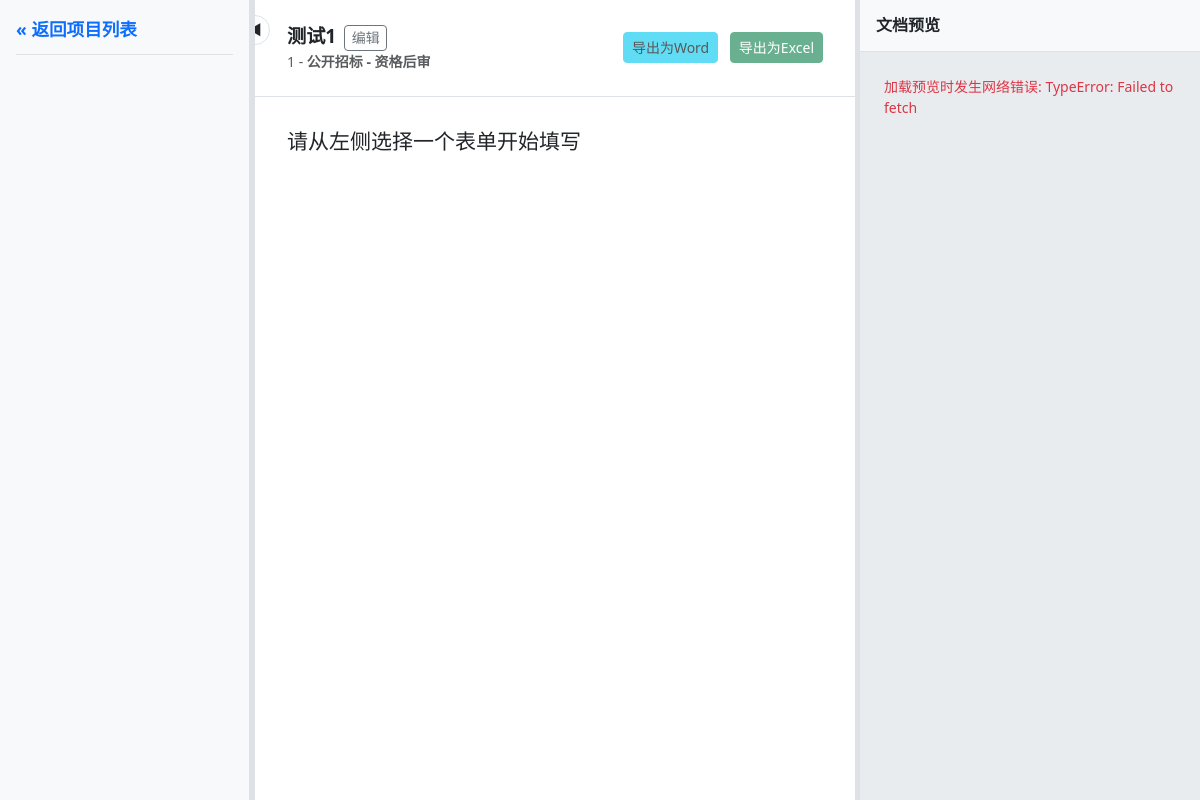
The page /projects/1 on the database as committed earlier.
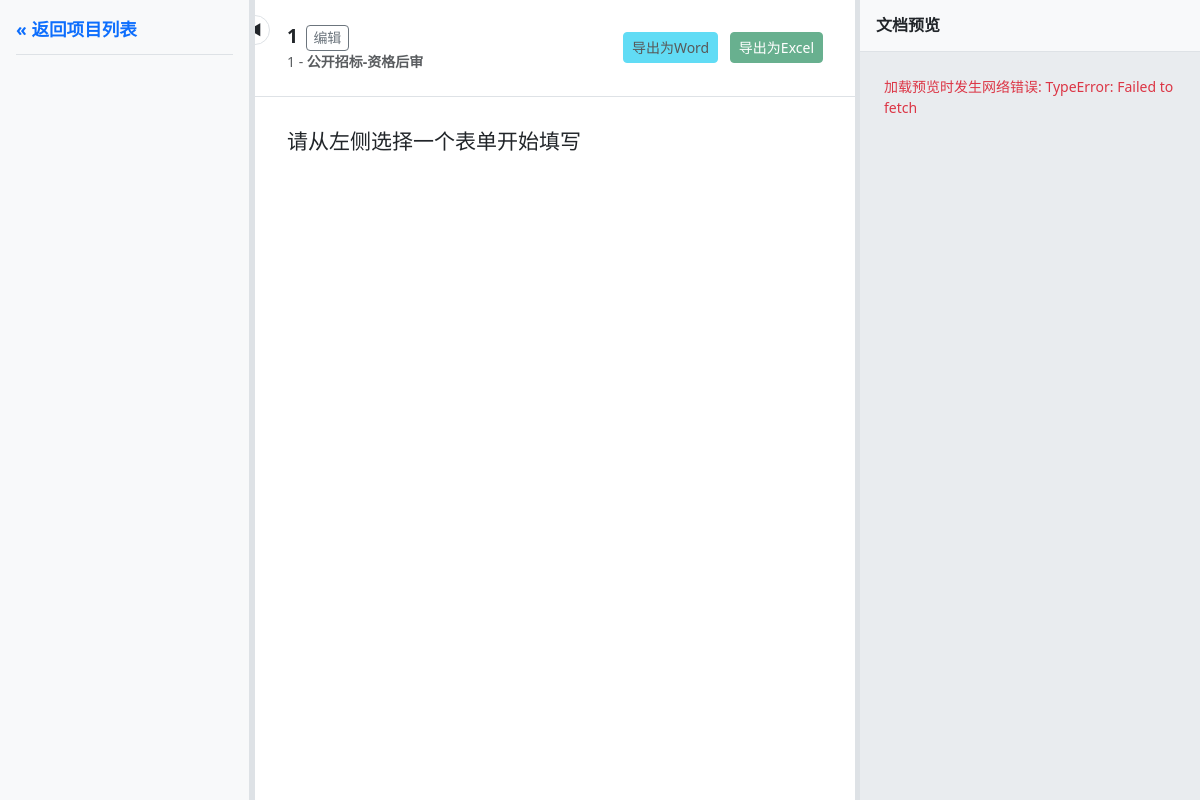
The same page on the database as committed later.
### app/models/project.py (models this page shows)
class Project(db.Model):
    id = db.Column(db.Integer, primary_key=True)
    name = db.Column(db.String(200), nullable=False)
    number = db.Column(db.String(100), nullable=False)
    procurement_method = db.Column(db.String(50), nullable=False)
    created_at = db.Column(db.DateTime, server_default=db.func.now())

### app/routes/main.py (the view)
@main_bp.route('/projects/<int:project_id>')
def route_project_detail(project_id):
    project = Project.query.get_or_404(project_id)
    return render_template('main/project.html', project=project)

### app/templates/main/project.html (shortened to what this page needs)
<!doctype html>
<html lang="zh-CN">
<head>
    <link href="https://cdn.jsdelivr.net/npm/bootstrap@5.3.3/dist/css/bootstrap.min.css" rel="stylesheet">
</head>
<body data-project-id="{{ project.id }}" data-procurement-method="{{ project.procurement_method }}">
    <div class="main-container">
        <aside class="sidebar">
            <div class="sidebar-header">
                <a href="/">« 返回项目列表</a>
            </div>
            <div class="sidebar-body">
            </div>
        </aside>
        <div class="resizer" id="resizer-1"></div>
        <main class="content">
            <div id="sidebar-toggle"></div>
            <div class="content-header">
                <div class="d-flex justify-content-between align-items-center">
                    <div>
                        <h1 class="mb-0" id="project-name-display">{{ project.name }}<button class="btn btn-outline-secondary btn-sm btn-edit" onclick="openEditModal()">编辑</button></h1>
                        <p class="text-muted mb-0"><span id="project-number-display">{{ project.number }}</span> - <span id="project-method-display" class="fw-bold">{{ project.procurement_method }}</span></p>
                    </div>
                    <div>
                        <button id="export-word-button" class="btn btn-info btn-sm" disabled onclick="exportWord()">导出为Word</button>
                        <button id="export-button" class="btn btn-success btn-sm ms-2" disabled onclick="exportProject()">导出为Excel</button>
                    </div>
                </div>
            </div>
            <div class="content-body">
                <div id="form-container">
                    <div class="d-flex justify-content-between align-items-center">
                        <h2 id="sheet-title">请从左侧选择一个表单开始填写</h2>
                    </div>
                </div>
            </div>
        </main>
        <div class="resizer" id="resizer-2"></div>
        <aside class="preview-pane">
            <div class="preview-header">
                <h4>文档预览</h4>
            </div>
            <div id="preview-content" class="preview-body">
            </div>
        </aside>
    </div>
</body>
</html>

### app/templates/main/project.html (style rules this page uses)
body { font-size: 0.875rem; }
.main-container { display: flex; height: 100vh; overflow: hidden; }
h1, h2, h3, h4, h5, h6 { font-size: revert; }
.sidebar { width: 250px; flex-shrink: 0; background-color: #f8f9fa; border-right: 1px solid #dee2e6; display: flex; flex-direction: column; transition: width 0.3s ease-in-out, padding 0.3s ease-in-out; }
.content { width: 50%; flex-shrink: 0; display: flex; flex-direction: column; overflow-y: hidden; position: relative; }
.preview-pane { flex-grow: 1; display: flex; flex-direction: column; overflow-y: hidden; background-color: #e9ecef; }
.sidebar-body { overflow-y: auto; padding: 1rem; }
.content-header { padding: 1.5rem 2rem; border-bottom: 1px solid #dee2e6; background-color: #fff; flex-shrink: 0; }
.content-body { flex-grow: 1; padding: 2rem; overflow-y: auto; overflow-x: auto; }
.preview-header { padding: 1rem; border-bottom: 1px solid #dee2e6; background-color: #f8f9fa; flex-shrink: 0; }
.preview-header h4 { font-size: 1rem; font-weight: 600; margin: 0; }
.preview-body { flex-grow: 1; padding: 1.5rem; overflow-y: auto; }
.sidebar-header { padding: 1rem; flex-shrink: 0; }
.sidebar-header a { font-size: 1.1rem; font-weight: 600; color: #0d6efd !important; text-decoration: none; display: block; padding-bottom: 0.75rem; border-bottom: 1px solid #dee2e6; }
.content-header h1 { font-size: 1.2rem; font-weight: 600; }
.btn-edit { padding: 0.1rem 0.4rem; margin-left: 0.5rem; }
.resizer { width: 5px; cursor: ew-resize; background-color: #dee2e6; flex-shrink: 0; z-index: 100; transition: background-color 0.2s; }
#sidebar-toggle { position: absolute; top: 15px; left: -15px; width: 30px; height: 30px; background-color: #fff; border: 1px solid #dee2e6; border-radius: 50%; cursor: pointer; display: flex; align-items: center; justify-content: center; z-index: 110; transition: transform 0.3s ease-in-out; }
#sidebar-toggle::before { content: '◀'; font-family: sans-serif; }

Rows that differ between the two databases and show on the page:
changed Project: name "测试1" → "1"; procurement_method "公开招标 - 资格后审" → "公开招标-资格后审"
